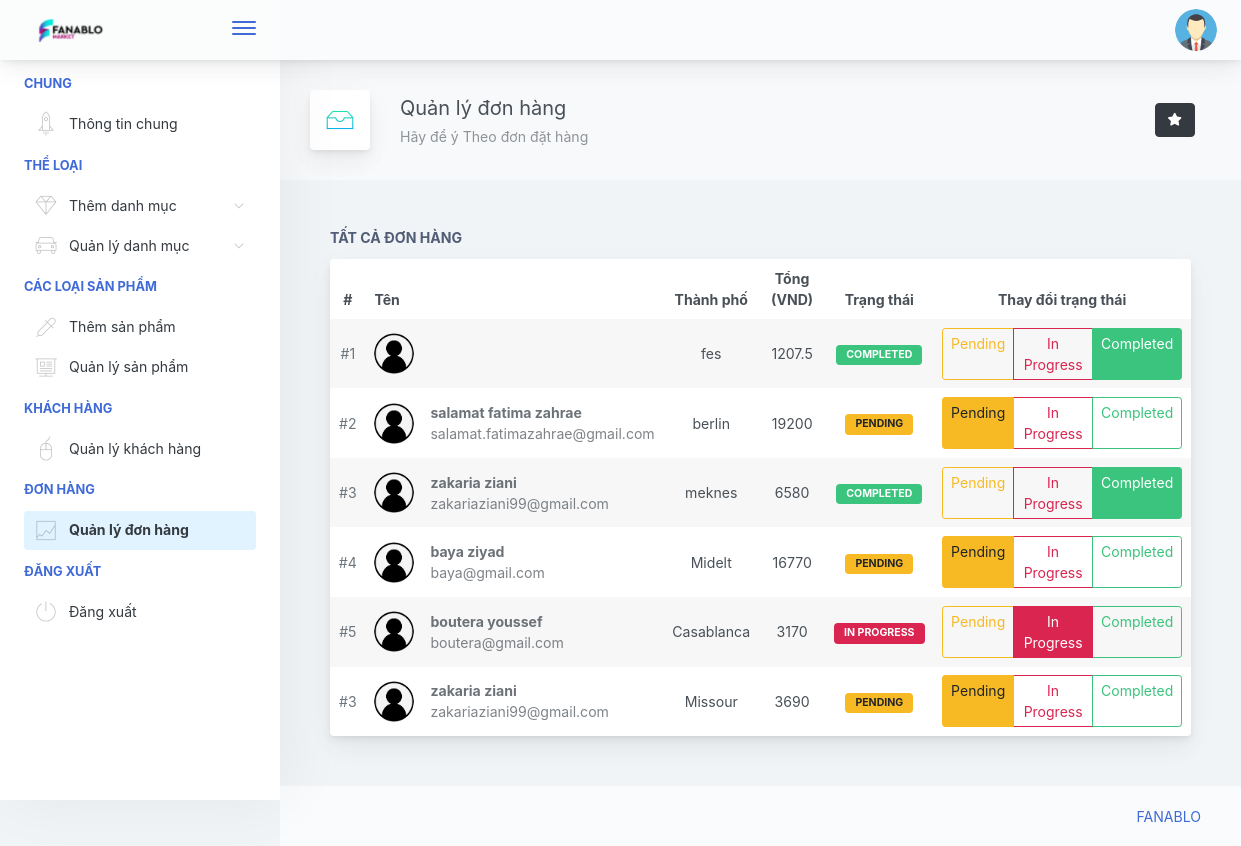
Page /admin/handleSells.php on the committed database.
### tables this page shows
CREATE TABLE IF NOT EXISTS `commande` (
  `idCommande` int(11) NOT NULL AUTO_INCREMENT,
  `idClient` int(11) NOT NULL,
  `date_cmd` datetime NOT NULL,
  `total_cmd` float NOT NULL,
  `id_typeLivraison` int(11) NOT NULL,
  PRIMARY KEY (`idCommande`)
);

CREATE TABLE IF NOT EXISTS `adresse` (
  `idAdresse` int(11) NOT NULL AUTO_INCREMENT,
  `ville` varchar(50) NOT NULL,
  `pays` varchar(50) NOT NULL,
  `zipCode` varchar(20) NOT NULL,
  `details` varchar(100) NOT NULL,
  `idClient` int(11) NOT NULL,
  PRIMARY KEY (`idAdresse`)
);

CREATE TABLE IF NOT EXISTS `client` (
  `idClient` int(11) NOT NULL AUTO_INCREMENT,
  `nom` varchar(50) NOT NULL,
  `prenom` varchar(50) NOT NULL,
  `email` varchar(100) NOT NULL,
  `pass` varchar(20) NOT NULL,
  `tel` varchar(12) DEFAULT NULL,
  `img_user` varchar(100) DEFAULT NULL,
  `dateCreation` date NOT NULL,
  PRIMARY KEY (`idClient`)
);

### admin/handleSells.php (the view, shortened to what the rows shown need)
<?php
include '../db.php';
?>
<!doctype html>
<html lang="en">
<head>
    <link href="./main.css" rel="stylesheet">
</head>
<body>
    <div class="app-container app-theme-white body-tabs-shadow fixed-sidebar fixed-header">
        <div class="app-main">
            <div class="app-main__outer">
                <div class="app-main__inner">
                    <div class="row">
                            <div class="col-lg-12">
                                    <div class="card-body"><h5 class="card-title">Tất cả đơn hàng</h5>
                                    <div class="row">
                            <div class="col-md-12">
                                <div class="main-card mb-3 card">
                                    <div class="table-responsive">
                                        <table class="align-middle mb-0 table table-borderless table-striped table-hover">
                                            <thead>
                                            <tr>
                                                <th class="text-center">#</th>
                                                <th>Tên</th>
                                                <th class="text-center">Thành phố</th>
                                                <th class="text-center">Tổng (VND)</th>
                                                <th class="text-center">Trạng thái</th>
                                                <th class="text-center">Thay đổi trạng thái</th>
                                            </tr>
                                            </thead>
                                            <tbody>
                                            <?php
                                                $cmdQuery = "SELECT idClient,idCommande,total_cmd FROM commande";
                                                $result = mysqli_query($con, $cmdQuery);
                                                while ($row = mysqli_fetch_array($result, MYSQLI_ASSOC)) {
                                                    $idc = $row['idClient'];
                                                    $idcmd = $row['idCommande'];
                                                    $totalcmd = $row['total_cmd'];
                                                    $infoQuery = "SELECT nom, prenom, email from client WHERE idClient = $idc";
                                                    $res1 = mysqli_query($con, $infoQuery);
                                                    $tab1 = mysqli_fetch_array($res1);
                                                    $nom = $tab1['nom'];
                                                    $prenom = $tab1['prenom'];
                                                    $email = $tab1['email'];
                                                    $adrQuery = "SELECT idAdresse,statut_liv FROM livraison WHERE idCommande = $idcmd";
                                                    $res2 = mysqli_query($con,$adrQuery);
                                                    $tab2 = mysqli_fetch_array($res2);
                                                    $idAdr = $tab2['idAdresse'];
                                                    $statutLiv = $tab2['statut_liv'];
                                                    $adrQuery1 = "SELECT ville FROM adresse WHERE idAdresse = $idAdr";
                                                    $res3 = mysqli_query($con,$adrQuery1);
                                                    $tab3 = mysqli_fetch_array($res3);
                                                    $city = $tab3['ville'];
                                                    echo '
                                                    <tr>
                                                        <td class="text-center text-muted">#'.$idc.'</td>
                                                        <td>
                                                            <div class="widget-content p-0">
                                                                <div class="widget-content-wrapper">
                                                                    <div class="widget-content-left mr-3">
                                                                        <div class="widget-content-left">
                                                                            <img width="40" class="rounded-circle" src="assets/images/avatars/avatar-client.png" alt="">
                                                                        </div>
                                                                    </div>
                                                                    <div class="widget-content-left flex2">
                                                                        <div class="widget-heading">'.$nom.' '.$prenom.'</div>
                                                                        <div class="widget-subheading opacity-7">'.$email.'</div>
                                                                    </div>
                                                                </div>
                                                            </div>
                                                        </td>
                                                        <td class="text-center">'.$city.'</td>
                                                        <td class="text-center">'.$totalcmd.'</td>
                                                        <td class="text-center">';
                                                    if ($statutLiv == 0) {
                                                        echo '<div class="badge badge-warning">Pending</div>
                                                        </td>
                                                        <td class="text-center">
                                                            <div role="group" class="btn-group-sm btn-group btn-group-toggle" data-toggle="buttons">
                                                            <label class="btn btn-outline-warning active">
                                                                <input type="radio" name="options" id="option1" autocomplete="off" checked>
                                                                Pending
                                                            </label>
                                                            <label class="btn btn-outline-danger">
                                                                <input type="radio" name="options" id="option2" autocomplete="off">
                                                                In Progress
                                                            </label>
                                                            <label class="btn btn-outline-success">
                                                                <input type="radio" name="options" id="option3" autocomplete="off">
                                                                Completed
                                                            </label>
                                                            </div>
                                                        </td>
                                                        ';
                                                    }
                                                    elseif ($statutLiv == 1) {
                                                        echo '<div class="badge badge-success">Completed</div>
                                                        </td>
                                                        <td class="text-center">
                                                            <div role="group" class="btn-group-sm btn-group btn-group-toggle" data-toggle="buttons">
                                                            <label class="btn btn-outline-warning">
                                                                <input type="radio" name="options" id="option1" autocomplete="off" checked>
                                                                Pending
                                                            </label>
                                                            <label class="btn btn-outline-danger">
                                                                <input type="radio" name="options" id="option2" autocomplete="off">
                                                                In Progress
                                                            </label>
                                                            <label class="btn btn-outline-success active">
                                                                <input type="radio" name="options" id="option3" autocomplete="off" >
                                                                Completed
                                                            </label>
                                                            </div>
                                                        </td>
                                                        ';
                                                    }
                                                    elseif ($statutLiv == 2) {
                                                        echo '<div class="badge badge-danger">In Progress</div>
                                                        </td>
                                                        <td class="text-center">
                                                            <div role="group" class="btn-group-sm btn-group btn-group-toggle" data-toggle="buttons">
                                                            <label class="btn btn-outline-warning">
                                                                <input type="radio" name="options" id="option1" autocomplete="off" checked>
                                                                Pending
                                                            </label>
                                                            <label class="btn btn-outline-danger active">
                                                                <input type="radio" name="options" id="option2" autocomplete="off">
                                                                In Progress
                                                            </label>
                                                            <label class="btn btn-outline-success">
                                                                <input type="radio" name="options" id="option3" autocomplete="off">
                                                                Completed
                                                            </label>
                                                            </div>
                                                        </td>
                                                        ';
                                                    }
                                                    echo '</tr>';
                                                }
                                            ?>
                                            </tbody>
                                        </table>
                                    </div>
                                </div>
                                </div>
                            </div>
                        </div>
                </div>
            </div>
        </div>
</body>
</html>

### rows in the picture
commande: idClient "1", adresse.ville "fes", total_cmd "1207.5", shows "COMPLETED"
commande: idClient "2", idClient.nom "salamat", idClient.prenom "fatima zahrae", idClient.email "salamat.fatimazahrae@gmail.com", adresse.ville "berlin", total_cmd "19200", shows "PENDING"
commande: idClient "3", idClient.nom "zakaria", idClient.prenom "ziani", idClient.email "zakariaziani99@gmail.com", adresse.ville "meknes", total_cmd "6580", shows "COMPLETED"
commande: idClient "4", idClient.nom "baya", idClient.prenom "ziyad", idClient.email "baya@gmail.com", adresse.ville "Midelt", total_cmd "16770", shows "PENDING"
commande: idClient "5", idClient.nom "boutera", idClient.prenom "youssef", idClient.email "boutera@gmail.com", adresse.ville "Casablanca", total_cmd "3170", shows "IN PROGRESS"
commande: idClient "3", idClient.nom "zakaria", idClient.prenom "ziani", idClient.email "zakariaziani99@gmail.com", adresse.ville "Missour", total_cmd "3690", shows "PENDING"
